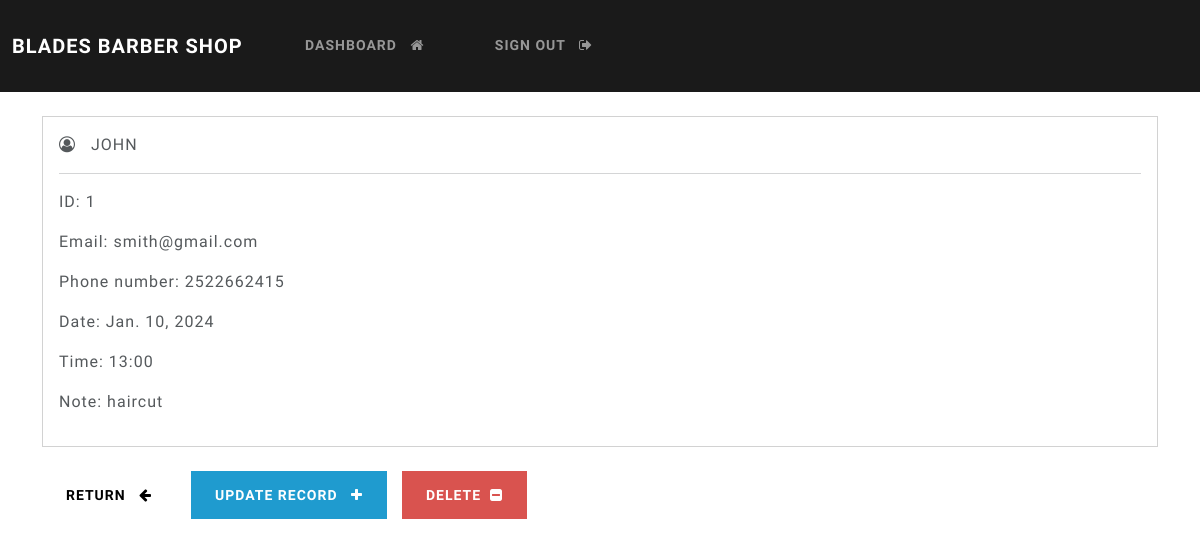
The page /record/1 (signed in) on the database its author committed.
### app/models.py (models this page shows, shortened)
class Record(models.Model):
    fname = models.CharField(max_length=100)
    email = models.CharField(max_length=255)
    phone = models.CharField(max_length=20)
    date = models.DateField(blank=True,null=True)
    time = models.CharField(max_length=10,blank=True,null=True)
    note = models.CharField(max_length=100,blank=True,null=True)

### app/views.py (the view)
# urls.py: path('record/<int:pk>', views.singular_record, name="record"),
@login_required(login_url='login')
def singular_record(request, pk):
    all_records = Record.objects.get(id=pk)
    context = {'record':all_records}
    return render(request, 'account/view-record.html', context=context)

### templates/account/view-record.html (shortened to what this page needs)
{% extends 'account/base.html' %}
{% block content %}
    <div class="card">
        <div class="card-body">
            <i class="fa fa-user-circle-o" aria-hidden="true"></i> &nbsp;
            <strong>
                {{record.fname|upper}}
            </strong>
            <hr>
            <p> <strong> ID: </strong> {{record.id}} </p>
            <p> <strong> Email: </strong> {{record.email}} </p>
            <p> <strong> Phone number: </strong> {{record.phone}} </p>
            <p> <strong> Date: </strong> {{record.date}} </p>
            <p> <strong> Time: </strong> {{record.time}} </p>
            <p> <strong> Note: </strong> {{record.note}} </p>
        </div>
    </div>
    <br>
    <a href="{% url 'dashboard' %}" class="btn btn-secondary"> Return &nbsp; <i class="fa fa-arrow-left" aria-hidden="true"></i> </a>
    <a href="{% url 'update-record' record.id %}" class="btn btn-info"> Update record &nbsp; <i class="fa fa-plus" aria-hidden="true"></i> </a>
    <a href="{% url 'delete-record' record.id %}" class="btn btn-danger"> Delete &nbsp;<i class="fa fa-minus-square" aria-hidden="true"></i> </a>
{% endblock %}

### rows shown on the page
Record: fname "JOHN", id "1", email "smith@gmail.com", phone "2522662415", date "Jan. 10, 2024", time "13:00", note "haircut"
